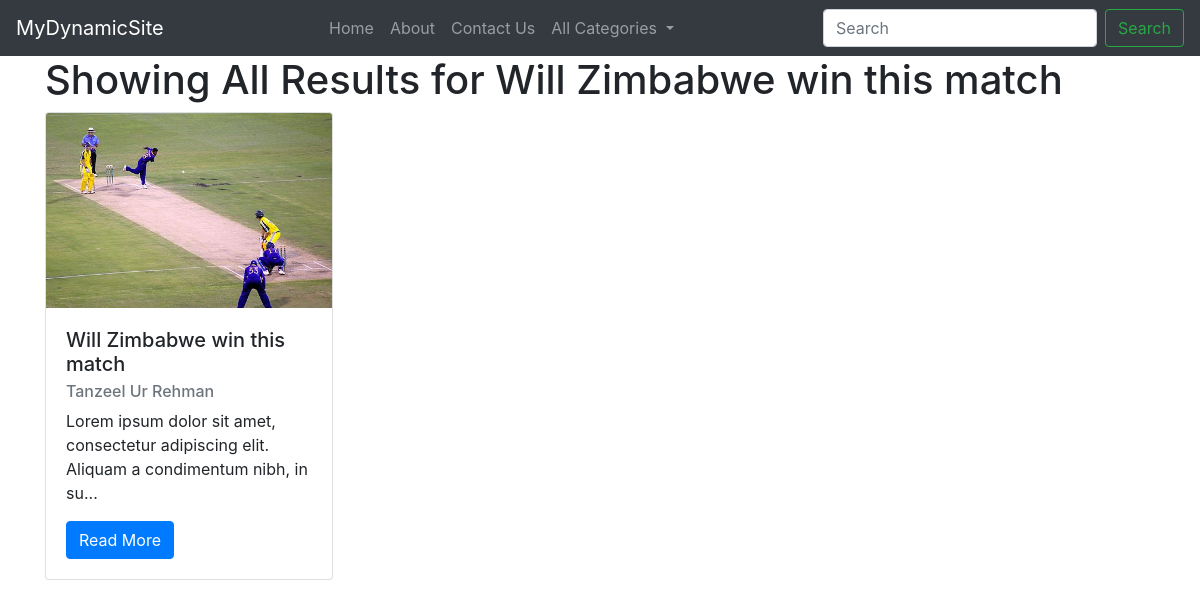
Page /search.php?s=Will Zimbabwe win this match on the committed database.
### tables this page shows
CREATE TABLE `page` (
  `page_id` int(11) NOT NULL,
  `page_title` varchar(256) NOT NULL,
  `page_content` longtext NOT NULL
);

CREATE TABLE `author` (
  `author_id` int(11) NOT NULL,
  `author_name` varchar(256) NOT NULL,
  `author_email` varchar(256) NOT NULL,
  `author_password` varchar(256) NOT NULL,
  `author_bio` longtext NOT NULL,
  `author_role` varchar(256) NOT NULL
);

CREATE TABLE `post` (
  `post_id` int(20) NOT NULL,
  `post_title` varchar(256) NOT NULL,
  `post_content` longtext NOT NULL,
  `post_category` int(20) NOT NULL,
  `post_author` int(20) NOT NULL,
  `post_date` varchar(256) NOT NULL,
  `post_keywords` varchar(256) NOT NULL,
  `post_image` varchar(256) NOT NULL
);

### search.php (the view, shortened to what this page needs)
<?php
include_once "includes/connection.php";
if(!isset($_GET['s'])){
	header("Location: index.php");
	exit();
}else{
	$search = mysqli_real_escape_string($conn, $_GET['s']);
	?>
<!DOCTYPE html>
<html lang="en">
	<head>
		<link rel="stylesheet" href="style/bootstrap.min.css">
		<link rel="stylesheet" href="style.css">
	</head>
	<body>
		<?php include_once "includes/nav.php"; ?>
		<div class="container">
		<h1>Showing All Results for <?php echo $search; ?>
		</h1>
		<div class="card-columns">
		<?php
			$sql = "SELECT * FROM `post` WHERE `post_title` LIKE '%$search%' OR `post_content` LIKE '%$search%' OR `post_keywords` LIKE '%$search%'";
			$result = mysqli_query($conn, $sql);
			if(mysqli_num_rows($result)<=0){
				echo "No results Found";
				exit();
			}else{
			while($row=mysqli_fetch_assoc($result)){
				$post_title = $row['post_title'];
				$post_image = $row['post_image'];
				$post_author = $row['post_author'];
				$post_content = $row['post_content'];
				$post_id = $row['post_id'];
			$sqlauth = "SELECT * FROM author WHERE author_id='$post_author'";
			$resultauth = mysqli_query($conn, $sqlauth);
			while($authrow=mysqli_fetch_assoc($resultauth)){
				$post_author_name = $authrow['author_name'];
		?>
			<div class="card" style="width: 18rem;">
				<img class="card-img-top" src="<?php echo $post_image ?>" alt="Card image cap">
				<div class="card-body">
				<h5 class="card-title"><?php echo $post_title ?></h5>
				<h6 class="card-subtitle mb-2 text-muted"><?php echo $post_author_name ?></h6>
				<p class="card-text"><?php echo substr(strip_tags($post_content),0,90)."..."; ?></p>
				<a href="post.php?id=<?php echo $post_id; ?>" class="btn btn-primary">Read More</a>
				</div>
			</div>
			<?php }}?>
		</div>
		</div>
	</body>
</html>
	<?php
}}
?>

### includes/nav.php (shortened to what this page needs)
<?php
include_once "includes/connection.php";
?>
<nav class="navbar navbar-expand-lg navbar-dark bg-dark">
		  <a class="navbar-brand" href="#">MyDynamicSite</a>
		  <div class="collapse navbar-collapse" id="navbarSupportedContent">
			<ul class="navbar-nav mx-auto">
			  <li class="nav-item">
				<a class="nav-link" href="index.php">Home</a>
			  </li>
			  <?php
				$sqlpage = "SELECT * FROM page";
					$resultpage = mysqli_query($conn, $sqlpage);
					while($rowpage=mysqli_fetch_array($resultpage)){
						$page_id = $rowpage['page_id'];
						$page_title = $rowpage['page_title'];
						?>
						<li class="nav-item">
							<a class="nav-link" href="page.php?id=<?php echo $page_id; ?>"><?php echo $page_title; ?></a>
						</li>
						<?php
					}
			  ?>
			  <li class="nav-item dropdown">
				<a class="nav-link dropdown-toggle" href="#" id="navbarDropdown" role="button" data-toggle="dropdown" aria-haspopup="true" aria-expanded="false">
				  All Categories
				</a>
			  </li>
			</ul>
			<form action="search.php" class="form-inline my-2 my-lg-0">
			  <input name="s" class="form-control mr-sm-2" type="search" placeholder="Search" aria-label="Search">
			  <button class="btn btn-outline-success my-2 my-sm-0" type="submit">Search</button>
			</form>
		  </div>
		</nav>

### rows in the picture
page: page_title "About"
page: page_title "Contact Us"
post: post_title "Will Zimbabwe win this match", post_content "Lorem ipsum dolor sit amet, consectetur adipiscing elit. Aliquam a condimentum nibh, in su"
author: post.post_image (picture), author_name "Tanzeel Ur Rehman"

### other values in the picture
$search "Will Zimbabwe win this match"
